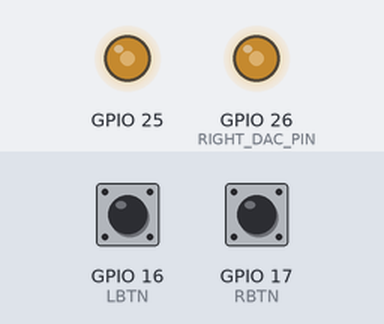
Simulated run of this program. Board: ESP32. Shown: output pins drawn as LEDs (lit = HIGH). The test bench sets the inputs (shaded band); at power-on: GPIO 16 (LBTN) HIGH, GPIO 17 (RBTN) HIGH.

Above: at 1.2 s.
1.3 s: GPIO 16 (LBTN) pulled LOW for 0.15 s
At 1.37 s:
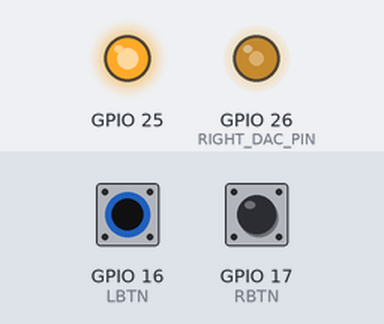
2.9 s: GPIO 17 (RBTN) pulled LOW for 0.15 s
At 2.97 s:
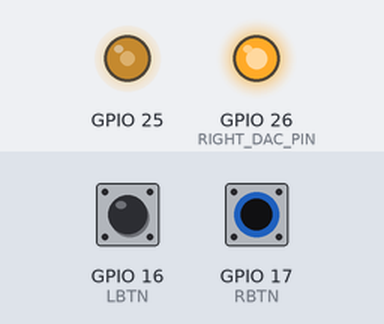
4.5 s: GPIO 17 (RBTN) pulled LOW for 3.2 s
At 8.8 s:
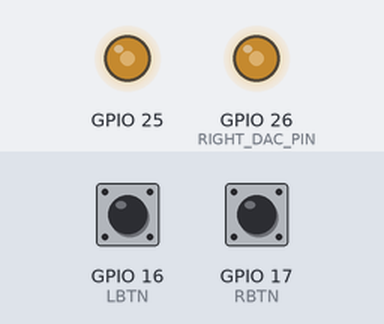
9.2 s: GPIO 16 (LBTN) pulled LOW for 3.2 s
At 9.9 s:
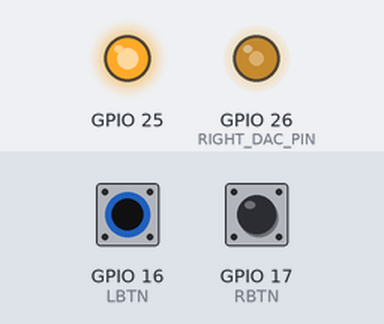
13.9 s: GPIO 16 (LBTN) driven LOW and GPIO 17 (RBTN) driven LOW
At 14.7 s:
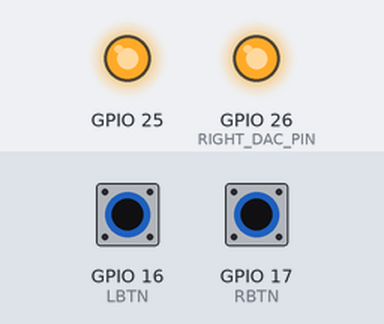
Timing chart, 0 to 16.4 s (numbered marks = the images above; inputs shaded):
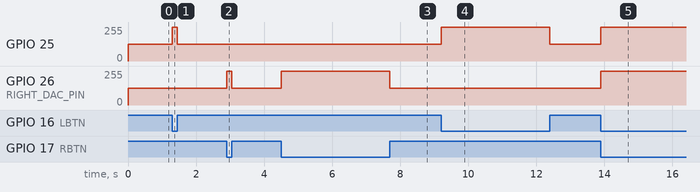

The program:

main.cpp
```cpp
#include <Arduino.h>
#include <ESP32Encoder.h>

// left stick: 16 - 388 - 762

#define ENCODER_DO_NOT_USE_INTERRUPTS
#define DAC_BASE_VALUE 127
#define DAC_MINI_VALUE 0
#define DAC_MAXI_VALUE 254
#define RIGHT_DAC_PIN  26
#define ENC0_0_PIN     18
#define ENC0_1_PIN     19
#define ENC1_0_PIN     16	// Or Left button
#define ENC1_1_PIN     17	// Or Right button

#define LBTN 16
#define RBTN 17

#define KEYMODE	1 // { 0: Encoder, 1: Switch }
#define DEBUG	0 // { 0: none, 1: only Serial.monitor, 2: only oled display, 3: all }

ESP32Encoder encoder0;
ESP32Encoder encoder1;

long prevms             = 0;
long prevPosition_Ecdr0 = -1;
long prevPosition_Ecdr1 = -1;

void setup() {
	Serial.begin(115200);

	#if KEYMODE == 0
	ESP32Encoder::useInternalWeakPullResistors = UP;

	encoder0.attachHalfQuad(ENC0_0_PIN, ENC0_1_PIN);
	encoder1.attachHalfQuad(ENC1_0_PIN, ENC1_1_PIN);

	encoder0.resumeCount();
	encoder1.resumeCount();

	encoder0.clearCount();
	encoder1.clearCount();

	prevms = millis();
	#else
	pinMode(LBTN, INPUT_PULLUP);
	pinMode(RBTN, INPUT_PULLUP);
	#endif
}

void loop() {
	#if KEYMODE == 0
	long crtPosition_Ecdr0 = DAC_BASE_VALUE + encoder0.getCount();
	long crtPosition_Ecdr1 = DAC_BASE_VALUE + encoder1.getCount();

	if (crtPosition_Ecdr0 < DAC_MINI_VALUE
	|| crtPosition_Ecdr1 < DAC_MINI_VALUE
	|| crtPosition_Ecdr0 > DAC_MAXI_VALUE
	|| crtPosition_Ecdr1 > DAC_MAXI_VALUE) {
		prevPosition_Ecdr0 = -1;
		prevPosition_Ecdr1 = -1;

		if (crtPosition_Ecdr0 < DAC_MINI_VALUE) crtPosition_Ecdr0 = DAC_MINI_VALUE;
		if (crtPosition_Ecdr1 < DAC_MINI_VALUE) crtPosition_Ecdr1 = DAC_MINI_VALUE;
		if (crtPosition_Ecdr0 > DAC_MAXI_VALUE) crtPosition_Ecdr0 = DAC_MAXI_VALUE;
		if (crtPosition_Ecdr1 > DAC_MAXI_VALUE) crtPosition_Ecdr1 = DAC_MAXI_VALUE;
	}

	long crtms = millis();

	if (crtms - prevms >= 15
	 	&& (prevPosition_Ecdr0 != crtPosition_Ecdr0 || prevPosition_Ecdr1 != crtPosition_Ecdr1)) {

		Serial.println(
			"Encoder count = "
			+ String((int32_t)crtPosition_Ecdr0)
			+ " "
			+ String((int32_t)crtPosition_Ecdr1)
		);

		dacWrite(DAC1, crtPosition_Ecdr0);
		dacWrite(DAC2, crtPosition_Ecdr1);

		prevPosition_Ecdr0 = crtPosition_Ecdr0;
		prevPosition_Ecdr1 = crtPosition_Ecdr1;
		prevms = crtms;

		encoder0.clearCount();
		encoder1.clearCount();
	}
	#else
	int L_BTN = digitalRead(LBTN);
	int R_BTN = digitalRead(RBTN);

	if (L_BTN == LOW) {
		#if DEBUG != 0
		Serial.print(millis());
		Serial.print(':');
		Serial.print(L_BTN);
		Serial.println(": L_BTN");
		#endif
		dacWrite(DAC1, 255);
	}
	else dacWrite(DAC1, DAC_BASE_VALUE);
	if (R_BTN == LOW) {
		#if DEBUG != 0
		Serial.print(millis());
		Serial.print(':');
		Serial.print(R_BTN);
		Serial.println("R_BTN");
		#endif
		dacWrite(DAC2, 255);
	}
	else dacWrite(DAC2, DAC_BASE_VALUE);
	#endif
}
```

Measured:
- after the input at 1.3 s, GPIO 25: 127/255 → 255/255 at once, → 127/255 0.15 s later
- after the input at 2.9 s, GPIO 26 (RIGHT_DAC_PIN): 127/255 → 255/255 at once, → 127/255 0.15 s later
- after the input at 4.5 s, GPIO 26 (RIGHT_DAC_PIN): 127/255 → 255/255 at once, → 127/255 3.2 s later
- after the input at 9.2 s, GPIO 25: 127/255 → 255/255 at once, → 127/255 3.2 s later
- after the input at 13.9 s, GPIO 25, GPIO 26 (RIGHT_DAC_PIN): 127/255 → 255/255 at once
